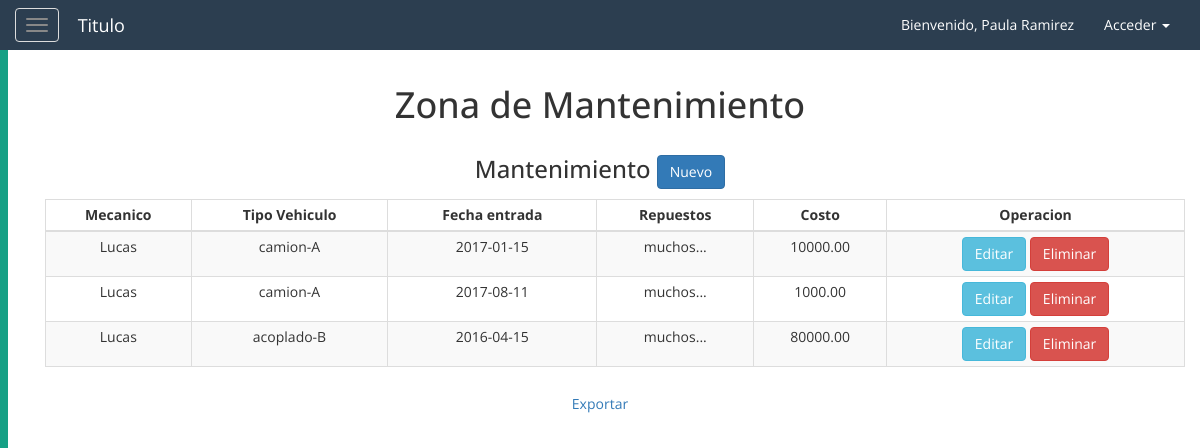
Page /php/mantenimiento_vehiculo.php (signed in) on the committed database.
### tables this page shows
CREATE TABLE `mantenimiento` (
  `idMantenimiento` int NOT NULL AUTO_INCREMENT,
  `idUsuario` int NOT NULL,
  `idVehiculo` int NOT NULL,
  `tipo_vehiculo` varchar(45) NOT NULL,
  `fecha_entrada` date NOT NULL,
  `fecha_salida` date NOT NULL,
  `repuestos` varchar(80) NOT NULL,
  `km_unidad` varchar(80) NOT NULL,
  `externo` BOOLEAN NOT NULL,
  `ext_descripcion` varchar(80) DEFAULT NULL,
  `costo` DECIMAL(12,2) NOT NULL,
  primary key(idMantenimiento),
  FOREIGN KEY (idUsuario) REFERENCES usuario(idUsuario),
  FOREIGN KEY (idVehiculo) REFERENCES vehiculo(idVehiculo),
  FOREIGN KEY (tipo_vehiculo) REFERENCES vehiculo(tipo_vehiculo)
);

CREATE TABLE `usuario` (
  `idUsuario` int NOT NULL AUTO_INCREMENT,
  `nombre` varchar(45) DEFAULT NULL,
  `rol` enum('chofer','admin','supervisor','mecanico') NOT NULL DEFAULT 'chofer',
  `password` varchar(50) NOT NULL,
  `num_doc` int(11) NOT NULL,
  `tipo_doc` varchar(45) NOT NULL,
  `fecha_nacimiento` date DEFAULT NULL,
  primary key(idUsuario)
);

### php/conexion/control.php (called while the page is built, shortened)
<?php
    class controlDB{
        function __construct(){
            try{
            $host="localhost";
            $db_name="logistica";
            $user="root";
            $pass="";
            $this->con=mysqli_connect($host,$user,$pass) or die("Error en la conexion");
            mysqli_select_db($this->con,$db_name) or die("no se encontro bbdd");
            }catch(Exception $ex){
                throw $ex;
            }
        }
        function consultar($sql){
        $link=$this->con;
        $stmt = mysqli_prepare($link, $sql);
         mysqli_stmt_execute($stmt);
            $result = $stmt->get_result();
        $data=null;
        while($fila=$result->fetch_assoc()){
            $data[]=$fila;
        }
        return $data;
        }
    }
?>

### php/mantenimiento/mostrar.php (the view, shortened to what this page needs)
<?php
    require_once '/conexion/control.php';
    $obj = new controlDB();
    $datos=$obj->consultar("select  m.tipo_vehiculo,m.fecha_entrada,m.repuestos,m.costo,u.nombre
        from mantenimiento m
        join usuario u on
        u.idUsuario=m.idUsuario");
?>
<div class="continer">
    <div class="row">
        <div class="col">
            <h1>Zona de Mantenimiento</h1>
        </div>
    </div>
    <div class="row">
        <div class="col">
            <h3>Mantenimiento <a href="#" class="btn btn-primary">Nuevo</a></h3>
        </div>
    </div>
</div>
<div class="container">
    <div class="row">
        <div class="col-lg-12 col-md-12 col-sm-12 col-xs-12">
            <div class="table-responsive">
            <table class="table table-striped table-bordered table-condensed table-hover">
				<thead>
					<th  class="text-center">Mecanico</th>
					<th  class="text-center">Tipo Vehiculo</th>
					<th  class="text-center">Fecha entrada</th>
					<th  class="text-center">Repuestos</th>
					<th  class="text-center">Costo</th>
					<th  class="text-center">Operacion</th>
				</thead>
                <?php foreach($datos as $td){ ?>
				<tr>
					<td><?php echo $td['nombre'];?></td>
					<td><?php echo $td['tipo_vehiculo'];?></td>
					<td><?php echo $td['fecha_entrada'];?></td>
					<td><?php echo $td['repuestos'];?></td>
					<td><?php echo $td['costo'];?></td>
					<td class="text-center">
						<a href="#">
                            <button class="btn btn-info">Editar</button>
                        </a>
                         <a href="#" class="btn btn-danger">Eliminar</button></a>
					</td>
				</tr>
			    <?php } ?>
			</table>
            </div>
        </div>
    </div>
</div>
<div class="row">
    <a href="#" class="btn btn-link" target="_blank" >Exportar</a>
</div>

### css/estilos.css (style rules this page uses)
* { font-family: 'Open Sans', sans-serif; }

### rows in the picture
mantenimiento: idUsuario.nombre "Lucas", tipo_vehiculo "camion-A", fecha_entrada "2017-01-15", repuestos "muchos...", costo "10000.00"
mantenimiento: idUsuario.nombre "Lucas", tipo_vehiculo "camion-A", fecha_entrada "2017-08-11", repuestos "muchos...", costo "1000.00"
mantenimiento: idUsuario.nombre "Lucas", tipo_vehiculo "acoplado-B", fecha_entrada "2016-04-15", repuestos "muchos...", costo "80000.00"

### other values in the picture
$_SESSION['usuario'] "Paula Ramirez"
